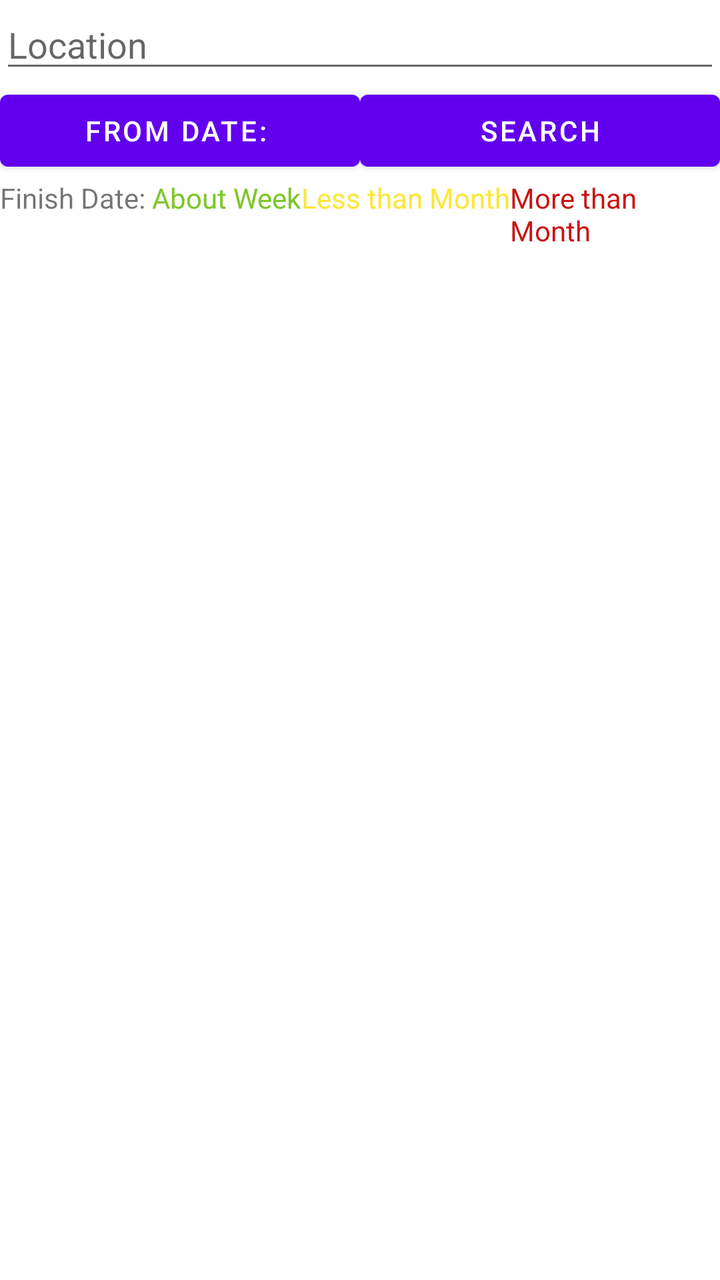
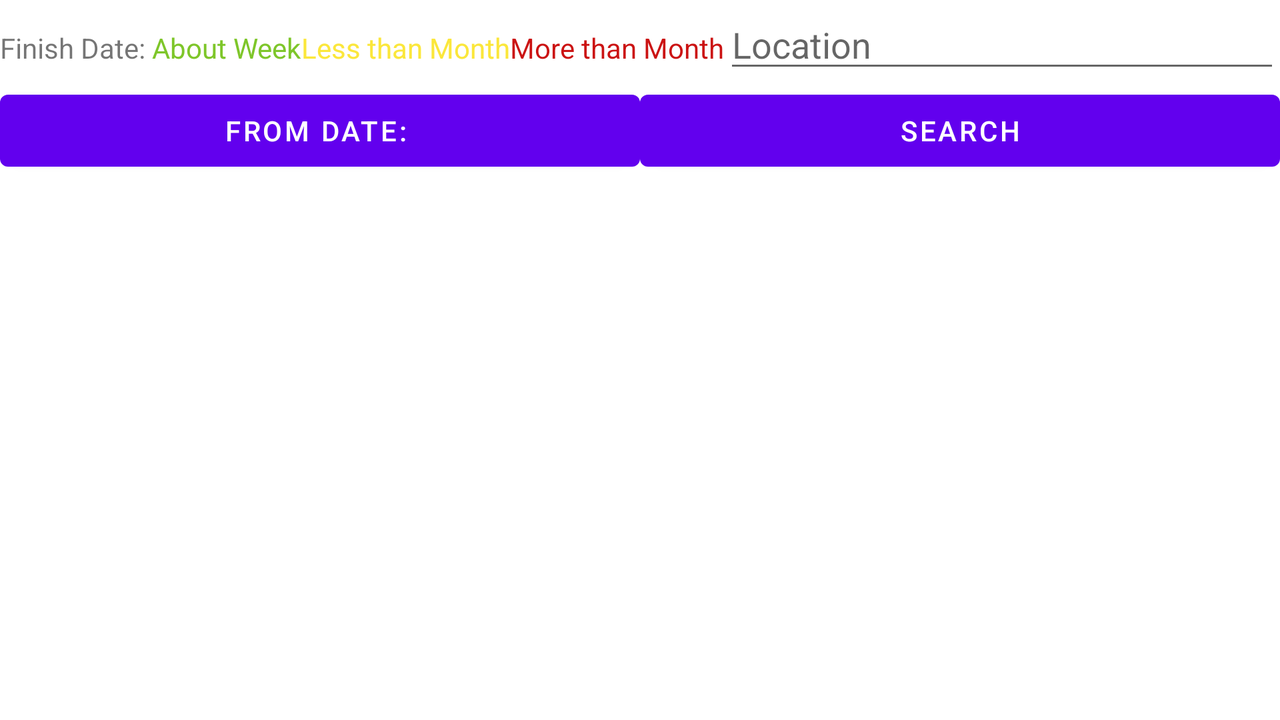

Two renders of one Android screen. The first uses the default layout on a phone; the second uses the alternative layout the repository ships for a different screen configuration, on a matching device. The two XML files are below.
<!-- AndroidManifest.xml: application theme Theme.GCU_TrafficScotland_ArunGoyal -->
<!-- res/layout/fragment_roadworks.xml -->
<?xml version="1.0" encoding="utf-8"?>
<RelativeLayout xmlns:android="http://schemas.android.com/apk/res/android"
    xmlns:tools="http://schemas.android.com/tools"
    android:layout_width="match_parent"
    android:layout_height="match_parent">

    <LinearLayout
        android:layout_width="match_parent"
        android:layout_height="match_parent"
        android:orientation="vertical">

        <EditText
            android:layout_width="match_parent"
            android:layout_height="wrap_content"
            android:id="@+id/edtRoadworksLocation"
            android:hint="Location"
            android:inputType="textPersonName"
            android:textSize="18sp"
            android:ems="10"/>

        <LinearLayout
            android:layout_width="match_parent"
            android:layout_height="wrap_content"
            android:id="@+id/buttonPanel"
            android:orientation="horizontal">

            <Button
                android:layout_width="match_parent"
                android:layout_height="wrap_content"
                android:layout_weight="1.0"
                android:id="@+id/btnToDate"
                android:text="From Date: "/>
            <Button
                android:layout_width="match_parent"
                android:layout_height="wrap_content"
                android:layout_marginRight="@id/btnToDate"
                android:layout_weight="1.0"
                android:id="@+id/btnSearch"
                android:text="SEARCH"/>

        </LinearLayout>

        <LinearLayout
            android:layout_width="match_parent"
            android:layout_height="match_parent"
            android:orientation="vertical">

            <LinearLayout
                android:layout_width="match_parent"
                android:layout_height="wrap_content"
                android:layout_weight="0"
                android:orientation="horizontal">

                <TextView
                    android:layout_width="wrap_content"
                    android:layout_height="wrap_content"
                    android:layout_weight="0"
                    android:id="@+id/txtTimeDuration"
                    android:text="Finish Date: "/>
                <TextView
                    android:layout_width="wrap_content"
                    android:layout_height="wrap_content"
                    android:layout_weight="0"
                    android:text="About Week"
                    android:id="@+id/txtTimePeriodShort"
                    android:textColor="@color/green"/>
                <TextView
                    android:layout_width="wrap_content"
                    android:layout_height="wrap_content"
                    android:layout_weight="0"
                    android:text="Less than Month"
                    android:id="@+id/txtTimePeriodLong"
                    android:textColor="@color/yellow"/>
                <TextView
                    android:layout_width="wrap_content"
                    android:layout_height="wrap_content"
                    android:layout_weight="0"
                    android:text="More than Month"
                    android:id="@+id/txtTimePeriodVlong"
                    android:textColor="@color/red"/>

            </LinearLayout>
            <ListView
                android:layout_width="match_parent"
                android:layout_height="match_parent"
                android:id="@+id/lstRoadworks"/>

        </LinearLayout>

    </LinearLayout>

</RelativeLayout>
<!-- resources referenced by this layout -->
<resources>
  <color name="green">#7EC62A</color>
  <color name="red">#CB1313</color>
  <color name="yellow">#FBE73B</color>
  <style name="Theme.GCU_TrafficScotland_ArunGoyal" parent="Theme.MaterialComponents.DayNight.DarkActionBar">
          
          <item name="colorPrimary">@color/purple_500</item>
          <item name="colorPrimaryVariant">@color/purple_700</item>
          <item name="colorOnPrimary">@color/white</item>
          
          <item name="colorSecondary">@color/teal_200</item>
          <item name="colorSecondaryVariant">@color/teal_700</item>
          <item name="colorOnSecondary">@color/black</item>
          
          <item name="android:statusBarColor" tools:targetApi="l">?attr/colorPrimaryVariant</item>
          
      </style>
  <color name="purple_500">#FF6200EE</color>
  <color name="purple_700">#FF3700B3</color>
  <color name="white">#FFFFFFFF</color>
  <color name="teal_200">#FF03DAC5</color>
  <color name="teal_700">#FF018786</color>
  <color name="black">#FF000000</color>
</resources>
<!-- res/layout-land/fragment_roadworks.xml (the repository's variant of the layout above) -->
<!-- drawn on the phone turned sideways -->
<?xml version="1.0" encoding="utf-8"?>
<RelativeLayout xmlns:android="http://schemas.android.com/apk/res/android"
    xmlns:tools="http://schemas.android.com/tools"
    android:layout_width="match_parent"
    android:layout_height="match_parent">

    <LinearLayout
        android:layout_width="match_parent"
        android:layout_height="match_parent"
        android:orientation="vertical">

        <LinearLayout
            android:layout_width="match_parent"
            android:layout_height="wrap_content"
            android:layout_weight="0"
            android:orientation="horizontal">

            <TextView
                android:layout_width="wrap_content"
                android:layout_height="wrap_content"
                android:layout_weight="0"
                android:id="@+id/txtTimeDuration"
                android:text="Finish Date: "/>
            <TextView
                android:layout_width="wrap_content"
                android:layout_height="wrap_content"
                android:layout_weight="0"
                android:text="About Week"
                android:id="@+id/txtTimePeriodShort"
                android:textColor="@color/green"/>
            <TextView
                android:layout_width="wrap_content"
                android:layout_height="wrap_content"
                android:layout_weight="0"
                android:text="Less than Month"
                android:id="@+id/txtTimePeriodLong"
                android:textColor="@color/yellow"/>
            <TextView
                android:layout_width="wrap_content"
                android:layout_height="wrap_content"
                android:layout_weight="0"
                android:text="More than Month"
                android:id="@+id/txtTimePeriodVlong"
                android:textColor="@color/red"/>

            <EditText
                android:layout_width="match_parent"
                android:layout_height="wrap_content"
                android:id="@+id/edtRoadworksLocation"
                android:hint="Location"
                android:inputType="textPersonName"
                android:textSize="18sp"
                android:ems="10"/>

        </LinearLayout>

        <LinearLayout
            android:layout_width="match_parent"
            android:layout_height="wrap_content"
            android:id="@+id/buttonPanel"
            android:orientation="horizontal">

            <Button
                android:layout_width="match_parent"
                android:layout_height="wrap_content"
                android:layout_weight="1.0"
                android:id="@+id/btnToDate"
                android:text="From Date: "/>
            <Button
                android:layout_width="match_parent"
                android:layout_height="wrap_content"
                android:layout_marginRight="@id/btnToDate"
                android:layout_weight="1.0"
                android:id="@+id/btnSearch"
                android:text="SEARCH"/>

        </LinearLayout>

        <LinearLayout
            android:layout_width="match_parent"
            android:layout_height="match_parent"
            android:orientation="vertical">


            <ListView
                android:layout_width="match_parent"
                android:layout_height="match_parent"
                android:id="@+id/lstRoadworks"/>

        </LinearLayout>

    </LinearLayout>

</RelativeLayout>
